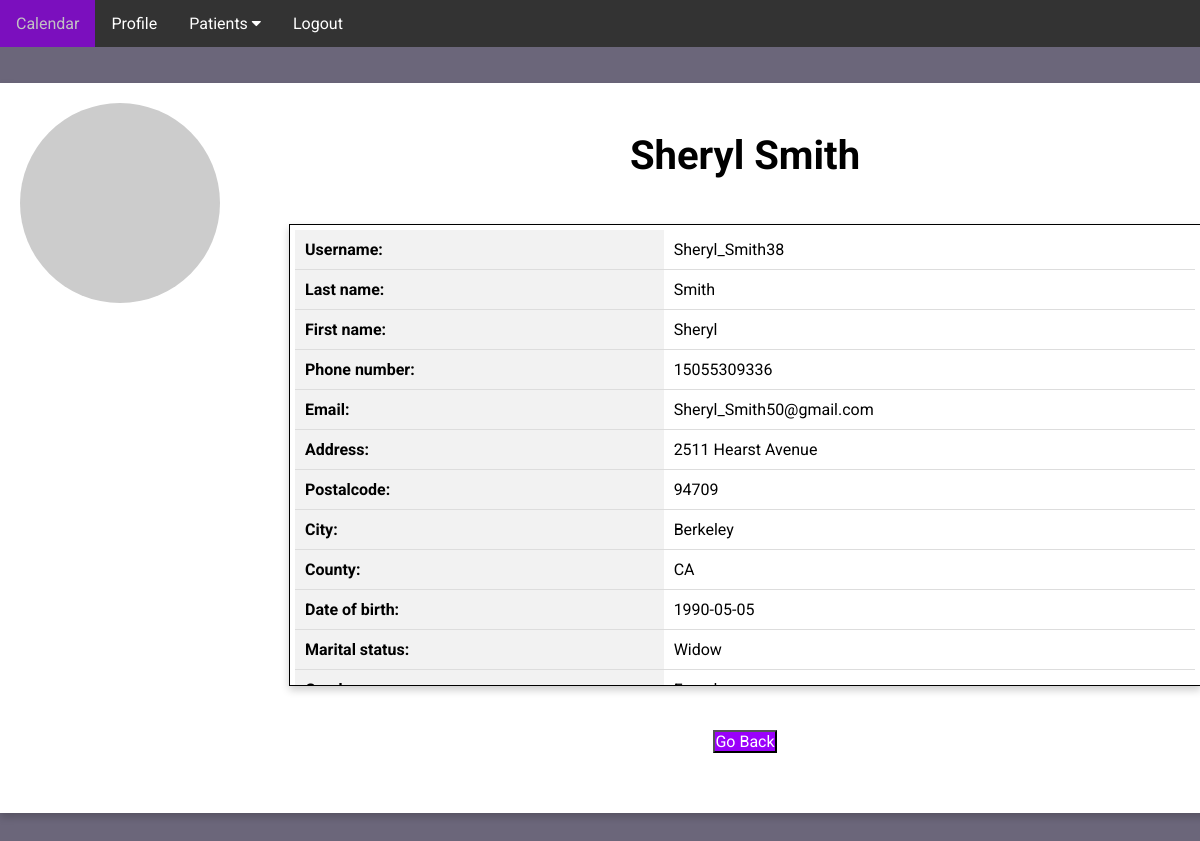
/patient/4 (signed in), run on the app's committed database.
### app/domain/entities.py (models this page shows, shortened)
class Patient(db.Model):
    __tablename__ = "patient"
    id = db.Column(db.Integer, primary_key=True)
    username = db.Column(db.String(64), index=True, unique=True)
    first_name = db.Column(db.String(64), index=True)
    last_name = db.Column(db.String(64), index=True)
    phone_number = db.Column(db.Integer, index=True, unique=True)
    email = db.Column(db.String(128), index=True, unique=True)
    address = db.Column(db.String(256), index=True)
    postalcode = db.Column(db.String(256), index=True)
    city = db.Column(db.String(256), index=True)
    state = db.Column(db.String(256), index=True)
    passport_id = db.Column(db.String(16), index=True, unique=True)
    birth_date = db.Column(db.String(128), index=True)
    marital_status = db.Column(db.String(16), index=True)
    gender = db.Column(db.String(8), index=True)
    occupation = db.Column(db.String(256), index=True)
    invite_code = db.relationship('InviteCode', backref='patient')
    password_hash = db.Column(db.String(256), index=True, unique=False)
    doctor_id = db.Column(db.Integer, db.ForeignKey('doctor.id'))
    transfer = db.Column(db.Integer, index=True)
    profile_picture = db.Column(db.String(256))
    consultations = db.relationship('Consultation', backref='patient')
    information_sheet = db.relationship('InformationSheet', backref='patient')
    given_rating = db.Column(db.Integer, index=True)
    def avatar(self, size):
        digest = md5(self.email.lower().encode('utf-8')).hexdigest()
        return 'https://www.gravatar.com/avatar/{}?d=identicon&s={}'.format(
            digest, size)

### app/ui/ui.py (the view)
    @staticmethod
    @app.route('/patient/<patient_id>')
    def patient(patient_id):
        if "doctor" not in service.session:
            return redirect(url_for('home'))
        patient = service.get_patient_by_id(patient_id)
        return render_template('patient.html', patient=patient)

### app/repository/database.py (called while the page is built)
    def find_patient_by_id(self, patient_id):
        patient = self.db.session.get(Patient, patient_id)
        if patient is None:
            raise ValueError("Patient not found")
        return patient

### app/service/service.py (called while the page is built)
    def get_patient_by_id(self, patient_id):
        return self.db.find_patient_by_id(patient_id)

### app/ui/ui.py (called while the page is built)
    @staticmethod
    @app.before_request
    def before_request():
        flask.session.permanent = True
        app.permanent_session_lifetime = datetime.timedelta(minutes=5)
        flask.session.modified = True

### app/templates/patient.html (shortened to what this page needs)
<!DOCTYPE html>
<html lang="en">
<head>
    <link rel="stylesheet" href="../static/main-style.css">
    <link rel="stylesheet" href="https://cdnjs.cloudflare.com/ajax/libs/font-awesome/4.7.0/css/font-awesome.min.css">
</head>
<body>
    <section class="header">
            <div class="navbar">
                <a href="/medic-home">Calendar</a>
                <a href="/medic-profile">Profile</a>
                <div class="dropdown">
                    <button class="dropbtn">Patients
                        <i class="fa fa-caret-down"></i>
                    </button>
                </div>
                <a href="{{ url_for('logout') }}">Logout</a>
            </div>
            <div class="main-box">
                  {% if patient.profile_picture==None %}
                    <img src="{{ patient.avatar(128) }}" class="profile-img" alt="{{ patient.username }}">
                {% else %}
                    <img src="../static/files/profile_picture_patient/{{patient.profile_picture}}" class="profile-img" alt="{{ patient.username }}">
                {% endif %}
                  <h1 class="name">{{patient.first_name}} {{patient.last_name}}</h1>
                  <div class="profile-box">
                    <table class="medic-table">
                        <tr>
                            <th>Username:</th>
                            <td>{{patient.username}}</td>
                        </tr>
                        <tr>
                            <th>Last name:</th>
                            <td>{{patient.last_name}}</td>
                        </tr>
                        <tr>
                            <th>First name:</th>
                            <td>{{patient.first_name}}</td>
                        </tr>
                        <tr>
                            <th>Phone number:</th>
                            <td>{{patient.phone_number}}</td>
                        </tr>
                        <tr>
                            <th>Email:</th>
                            <td>{{patient.email}}</td>
                        </tr>
                        <tr>
                            <th>Address:</th>
                            <td>{{patient.address}}</td>
                        </tr>
                        <tr>
                            <th>Postalcode:</th>
                            <td>{{patient.postalcode}}</td>
                        </tr>
                        <tr>
                            <th>City:</th>
                            <td>{{patient.city}}</td>
                        </tr>
                        <tr>
                            <th>County:</th>
                            <td>{{patient.state}}</td>
                        </tr>
                        <tr>
                            <th>Date of birth:</th>
                            <td>{{patient.birth_date}}</td>
                        </tr>
                        <tr>
                            <th>Marital status:</th>
                            <td>{{patient.marital_status}}</td>
                        </tr>
                        <tr>
                            <th>Gender:</th>
                            <td>{{patient.gender}}</td>
                        </tr>
                    </table>
                  </div>
                 <button class="back-in-btn" onclick="window.history.back()">Go Back</button>
            </div>
    </section>
</body>
</html>

### app/static/main-style.css (style rules this page uses)
* { margin: 0; padding: 0; font-family: 'Roboto', sans-serif; }
.header { min-height: 100vh; width: 100%; background-color:#6b667a; background-position: center; background-size: cover; position: relative; overflow: auto; }
.navbar { overflow: auto; background-color: #333; font-family: Arial; }
.navbar a { left: 80px; float: left; font-size: 16px; color: white; text-align: center; padding: 14px 16px; text-decoration: none; }
.dropdown { float: left; overflow: hidden; }
.dropdown .dropbtn { font-size: 16px; border: none; outline: none; color: white; padding: 14px 16px; background-color: inherit; font-family: inherit; margin: 0; }
.main-box { box-shadow: 0 4px 8px 0 rgba(0, 0, 0, 0.2); width: 1480px; height: 720px; position: relative; margin: 3% auto; background: #fff; padding: 5px; text-align: center; }
.name { margin: 3% auto; font-size: 40px; }
.profile-img { width: 200px; position: absolute; top: 20px; left: 20px; border-radius: 50%; }
.profile-box { width: 900px; height: 450px; border: 1px solid #000; box-shadow: 0 4px 8px 0 rgba(0, 0, 0, 0.2); position: relative; margin: 3% auto; background: #fff; padding: 5px; overflow: auto; text-align: center; }
.medic-table { width: 100%; border-collapse: collapse; margin-bottom: 20px; }
.medic-table th, .medic-table td { padding: 10px; text-align: left; border-bottom: 1px solid #ddd; }
.medic-table th { background-color: #f2f2f2; font-weight: bold; }
.back-in-btn { color: #fff; background-color: #9A00FA; font-size: 16px; }

### data on the page
Patient: first_name "Sheryl", last_name "Smith", username "Sheryl_Smith38", phone_number "15055309336", email "Sheryl_Smith50@gmail.com", address "2511 Hearst Avenue", postalcode "94709", city "Berkeley", state "CA", birth_date "1990-05-05", marital_status "Widow"
